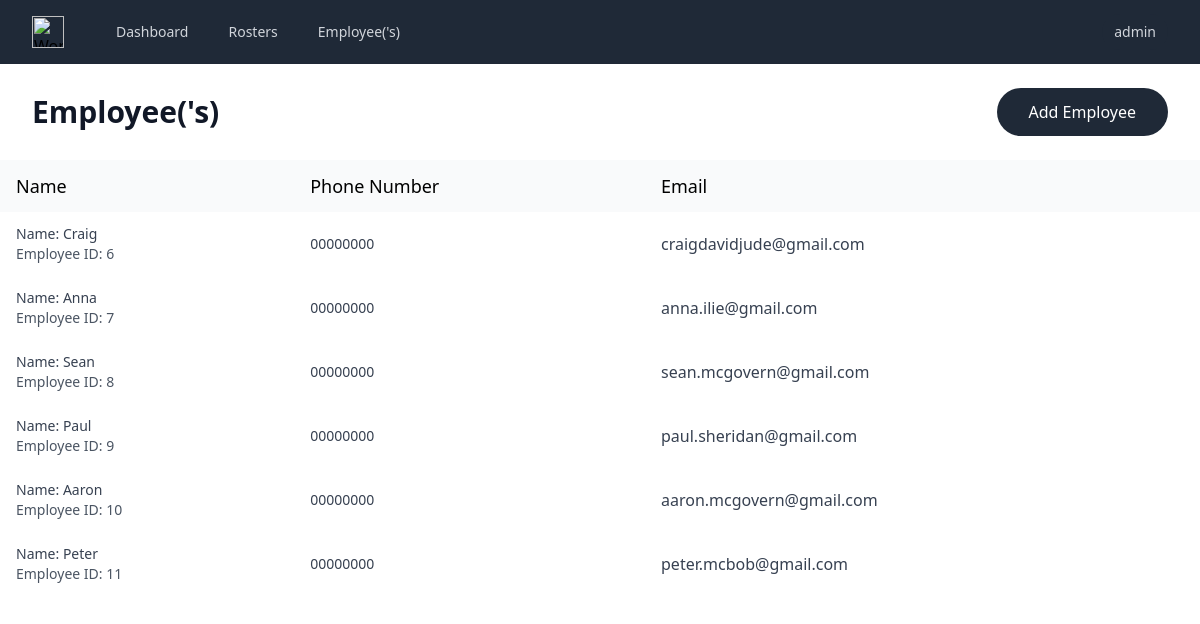
/user/employee/ (signed in), run on the app's committed database.
### users/models.py (models this page shows, shortened)
class Employee(models.Model):
    employee_id = models.AutoField(primary_key=True)
    name_f = models.CharField(max_length=100)
    name_l = models.CharField(max_length=100)
    email = models.EmailField()
    phone = models.CharField(max_length=100)
    pin = models.CharField(max_length=4)
    created_at = models.DateTimeField(auto_now_add=True)
    updated_at = models.DateTimeField(auto_now=True)

### users/views.py (the view)
# urls.py: path('employee/', views.employees, name='employee'),
def employees(request):
    context = {
        'employees': Employee.objects.all()
    }
    return render(request, 'users/employee.html', context)

### users/templates/users/employee.html
{% extends 'main/base.html' %}
{% block content %}
<header class="bg-white shadow">
    <div class="max-w-7xl mx-auto py-6 px-4 sm:px-6 lg:px-8 flex justify-between items-center">
      <h1 class="text-3xl font-bold text-gray-900">Employee('s)</h1>
      <a href="" class="py-3 px-10 lg:px-8 xl:px-10 inline-flex items-center justify-center text-center text-white text-bas bg-gray-800 hover:bg-opacity-90 font-normal rounded-full">
        Add Employee
      </a>
    </div>
  </header>
              <div class="max-w-7xl mx-auto ">
                <table class="w-full whitespace-no-wrap">
                  <thead>
                    <tr class="text-xs font-semibold tracking-wide text-left text-gray-500 uppercase border-b dark:border-gray-700 bg-gray-50 dark:text-gray-400 dark:bg-gray-800">
                            <td class="px-4 py-3 text-lg">
                                Name
                              </td>
                          <td class="px-4 py-3 text-lg">
                            Phone Number
                          </td>
                          <td class="px-4 py-3 text-lg">
                            <span class="px-2 py-1 font-semibold leading-tight text-green-700 bg-green-100 rounded-full dark:bg-green-700 dark:text-green-100">
                              Email
                            </span>
                          </td>
                    </tr>
                  </thead>
                  <tbody class="bg-white divide-y dark:divide-gray-700 dark:bg-gray-800">
                    {% for i in employees %}
                    <tr class="text-gray-700 dark:text-gray-400">
                      <td class="px-4 py-3">
                        <div class="flex items-center text-sm">
                          <div>
                            <p>
                            <p class="font-semibold">Name: {{ i.name_f }}</p>
                            <p class="text-xs text-gray-600 dark:text-gray-400">
                              Employee ID: {{ i.employee_id }}
                            </p>
                          </div>
                        </div>
                      </td>
                      <td class="px-4 py-3 text-sm">
                        {{i.phone}}
                      </td>
                      <td class="px-4 py-3 text-xs">
                        <span class="px-2 py-1 font-semibold leading-tight text-green-700 bg-green-100 rounded-full dark:bg-green-700 dark:text-green-100">
                          {{ i.email }}
                        </span>
                      </td>
                    </tr>
                    {% endfor %}
                  </tbody>
                </table>
              </div>
              {% endblock content %}

### main/templates/main/base.html (shortened to what this page needs)
{% load static %}
<link rel="stylesheet" href="{% static 'main/style.css' %}">
<nav class="bg-gray-800">
    <div class="max-w-7xl mx-auto px-4 sm:px-6 lg:px-8">
      <div class="flex items-center justify-between h-16">
        <div class="flex items-center">
          <div class="flex-shrink-0">
            <img class="h-8 w-8" src="https://tailwindui.com/img/logos/workflow-mark-indigo-500.svg" alt="Workflow">
          </div>
          <div class="hidden md:block">
            <div class="ml-10 flex items-baseline space-x-4">
              <a href="http://127.0.0.1:8000/user/dashboard/" class="text-gray-300 hover:bg-gray-700 hover:text-white px-3 py-2 rounded-md text-sm font-medium">Dashboard</a>
              <a href="http://127.0.0.1:8000/user/roster/" class="text-gray-300 hover:bg-gray-700 hover:text-white px-3 py-2 rounded-md text-sm font-medium">Rosters</a>
              <a href="http://127.0.0.1:8000/user/register/" class="text-gray-300 hover:bg-gray-700 hover:text-white px-3 py-2 rounded-md text-sm font-medium">Employee('s)</a>
            </div>
          </div>
        </div>
        <div class="hidden md:block">
          <div class="ml-4 flex items-center md:ml-6">
            <div class="ml-3 relative">
              <div>
                <button type="button" class="max-w-xs bg-gray-800 rounded-full flex items-center text-sm focus:outline-none focus:ring-2 focus:ring-offset-2 focus:ring-offset-gray-800 focus:ring-white" id="user-menu-button" aria-expanded="false" aria-haspopup="true">
                  <a href="#" class="text-gray-300 hover:bg-gray-700 hover:text-white px-3 py-2 rounded-md text-sm font-medium">{{ user }}</a>
                </button>
              </div>
            </div>
          </div>
        </div>
      </div>
    </div>
  </nav>
    {% block content %}
    {% endblock content %}

### main/static/main/style.css (style rules this page uses)
h1, h2, h3, h4, h5, h6 { font-size: inherit; font-weight: inherit; }
a { color: inherit; text-decoration: inherit; }
table { text-indent: 0; border-color: inherit; border-collapse: collapse; }
button, input, optgroup, select, textarea { font-family: inherit; font-size: 100%; font-weight: inherit; line-height: inherit; color: inherit; margin: 0; padding: 0; }
button, select { text-transform: none; }
button, [type='button'], [type='reset'], [type='submit'] { -webkit-appearance: button; background-color: transparent; background-image: none; }
blockquote, dl, dd, h1, h2, h3, h4, h5, h6, hr, figure, p, pre { margin: 0; }
button, [role="button"] { cursor: pointer; }
img, svg, video, canvas, audio, iframe, embed, object { display: block; vertical-align: middle; }
img, video { max-width: 100%; height: auto; }
.relative { position: relative; }
.mx-auto { margin-left: auto; margin-right: auto; }
.ml-10 { margin-left: 2.5rem; }
.ml-4 { margin-left: 1rem; }
.ml-3 { margin-left: 0.75rem; }
.flex { display: flex; }
.inline-flex { display: inline-flex; }
.hidden { display: none; }
.h-16 { height: 4rem; }
.h-8 { height: 2rem; }
.w-8 { width: 2rem; }
.w-full { width: 100%; }
.max-w-7xl { max-width: 80rem; }
.max-w-xs { max-width: 20rem; }
.flex-shrink-0 { flex-shrink: 0; }
.items-center { align-items: center; }
.items-baseline { align-items: baseline; }
.justify-center { justify-content: center; }
.justify-between { justify-content: space-between; }
.space-x-4 > :not([hidden]) ~ :not([hidden]) { --tw-space-x-reverse: 0; margin-right: calc(1rem * var(--tw-space-x-reverse)); margin-left: calc(1rem * calc(1 - var(--tw-space-x-reverse))); }
.rounded-md { border-radius: 0.375rem; }
.rounded-full { border-radius: 9999px; }
.bg-gray-800 { --tw-bg-opacity: 1; background-color: rgb(31 41 55 / var(--tw-bg-opacity)); }
.bg-white { --tw-bg-opacity: 1; background-color: rgb(255 255 255 / var(--tw-bg-opacity)); }
.bg-gray-50 { --tw-bg-opacity: 1; background-color: rgb(249 250 251 / var(--tw-bg-opacity)); }
.px-4 { padding-left: 1rem; padding-right: 1rem; }
.px-3 { padding-left: 0.75rem; padding-right: 0.75rem; }
.py-2 { padding-top: 0.5rem; padding-bottom: 0.5rem; }
.py-1 { padding-top: 0.25rem; padding-bottom: 0.25rem; }
.px-2 { padding-left: 0.5rem; padding-right: 0.5rem; }
.py-6 { padding-top: 1.5rem; padding-bottom: 1.5rem; }
.py-3 { padding-top: 0.75rem; padding-bottom: 0.75rem; }
.text-center { text-align: center; }
.text-sm { font-size: 0.875rem; line-height: 1.25rem; }
.text-3xl { font-size: 1.875rem; line-height: 2.25rem; }
.text-lg { font-size: 1.125rem; line-height: 1.75rem; }
.font-medium { font-weight: 500; }
.font-bold { font-weight: 700; }
.text-white { --tw-text-opacity: 1; color: rgb(255 255 255 / var(--tw-text-opacity)); }
.text-gray-300 { --tw-text-opacity: 1; color: rgb(209 213 219 / var(--tw-text-opacity)); }
.text-gray-700 { --tw-text-opacity: 1; color: rgb(55 65 81 / var(--tw-text-opacity)); }
.text-gray-900 { --tw-text-opacity: 1; color: rgb(17 24 39 / var(--tw-text-opacity)); }
.text-gray-600 { --tw-text-opacity: 1; color: rgb(75 85 99 / var(--tw-text-opacity)); }
.shadow { --tw-shadow: 0 1px 3px 0 rgb(0 0 0 / 0.1), 0 1px 2px -1px rgb(0 0 0 / 0.1); --tw-shadow-colored: 0 1px 3px 0 var(--tw-shadow-color), 0 1px 2px -1px var(--tw-shadow-color); box-shadow: var(--tw-ring-offset-shadow, 0 0 #0000), var(--tw-ring-shadow, 0 0 #0000), var(--tw-shadow); }
@media (min-width: 640px) { .sm\:px-6 { padding-left: 1.5rem; padding-right: 1.5rem; } }
@media (min-width: 768px) { .md\:ml-6 { margin-left: 1.5rem; } }
@media (min-width: 768px) { .md\:block { display: block; } }
@media (min-width: 1024px) { .lg\:px-8 { padding-left: 2rem; padding-right: 2rem; } }

### data on the page
Employee: name_f "Craig", employee_id "6", phone "00000000", email "craigdavidjude@gmail.com"
Employee: name_f "Anna", employee_id "7", phone "00000000", email "anna.ilie@gmail.com"
Employee: name_f "Sean", employee_id "8", phone "00000000", email "sean.mcgovern@gmail.com"
Employee: name_f "Paul", employee_id "9", phone "00000000", email "paul.sheridan@gmail.com"
Employee: name_f "Aaron", employee_id "10", phone "00000000", email "aaron.mcgovern@gmail.com"
Employee: name_f "Peter", employee_id "11", phone "00000000", email "peter.mcbob@gmail.com"

### other printed values
{{ user }} "admin"
